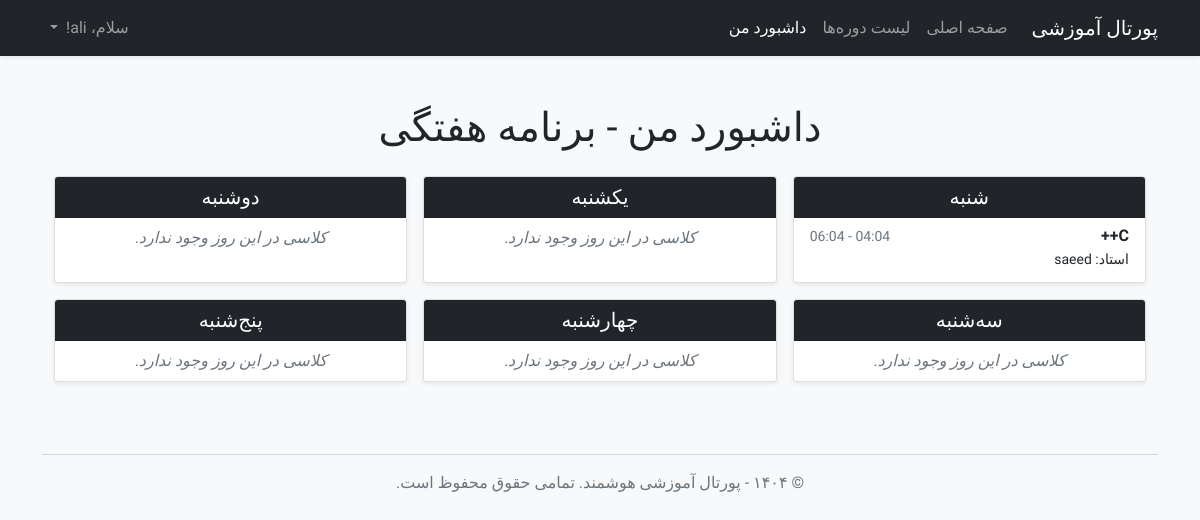
/my_dashboard (signed in), run on the app's committed database.
### app/models.py (models this page shows, shortened)
class User(UserMixin, db.Model):
    id = db.Column(db.Integer, primary_key=True)
    username = db.Column(db.String(64), index=True, unique=True, nullable=False)
    email = db.Column(db.String(120), index=True, unique=True, nullable=False)
    password_hash = db.Column(db.String(128))
    role = db.Column(db.String(20), nullable=False, default='student')
    enrollments = db.relationship('Enrollment', backref='student', lazy='dynamic', foreign_keys='Enrollment.user_id')
    taught_courses = db.relationship('Course', backref='instructor', lazy='dynamic',
                                     foreign_keys='Course.instructor_id')

class Course(db.Model):
    id = db.Column(db.Integer, primary_key=True)
    title = db.Column(db.String(140), nullable=False)
    description = db.Column(db.Text)
    credits = db.Column(db.Integer, nullable=False, default=3)
    day_of_week = db.Column(db.String(20), nullable=False)
    start_time = db.Column(db.Time, nullable=False)
    end_time = db.Column(db.Time, nullable=False)
    capacity = db.Column(db.Integer, default=20)
    instructor_id = db.Column(db.Integer, db.ForeignKey('user.id'))
    term_id = db.Column(db.Integer, db.ForeignKey('term.id'), nullable=False)
    enrollments = db.relationship('Enrollment', backref='course', lazy='dynamic', foreign_keys='Enrollment.course_id')
    prereqs = db.relationship(
        'Course', secondary=prerequisites,
        primaryjoin=(prerequisites.c.course_id == id),
        secondaryjoin=(prerequisites.c.prerequisite_id == id),
        backref=db.backref('is_prereq_for', lazy='dynamic'),
        lazy='dynamic'
    )

### app/routes.py (the view)
@app.route('/my_dashboard')
@login_required
def my_dashboard():
    if current_user.role == 'student':
        enrolled_courses = Course.query.join(Enrollment).filter(
            Enrollment.user_id == current_user.id
        ).order_by(Course.start_time).all()
        return render_template('dashboard.html', title='داشبورد من', courses=enrolled_courses)
    elif current_user.role in ['admin', 'instructor']:
        return redirect(url_for('manage_courses'))
    return redirect(url_for('index'))

### app/models.py (called while the page is built)
@login.user_loader
def load_user(id):
    return User.query.get(int(id))

### app/templates/dashboard.html
{% extends "base.html" %}
{% block content %}
<div class="container py-4">
    <h1 class="mb-4 text-center">داشبورد من - برنامه هفتگی</h1>
    {% if courses %}
    {% set days = [
        ('Saturday', 'شنبه'), ('Sunday', 'یکشنبه'), ('Monday', 'دوشنبه'),
        ('Tuesday', 'سه‌شنبه'), ('Wednesday', 'چهارشنبه'), ('Thursday', 'پنج‌شنبه')
    ] %}
    <div class="row g-3">
        {% for day_en, day_fa in days %}
        <div class="col-md-6 col-lg-4">
            <div class="card shadow-sm h-100">
                <div class="card-header bg-dark text-white text-center">
                    <h5 class="mb-0">{{ day_fa }}</h5>
                </div>
                <div class="list-group list-group-flush">
                    {% set courses_on_this_day = namespace(items=[]) %}
                    {% for course in courses if course.day_of_week == day_en %}
                        {% set courses_on_this_day.items = courses_on_this_day.items + [course] %}
                    {% endfor %}
                    {% if courses_on_this_day.items %}
                        {% for course in courses_on_this_day.items %}
                        <div class="list-group-item">
                            <div class="d-flex w-100 justify-content-between">
                                <h6 class="mb-1 fw-bold">{{ course.title }}</h6>
                                <small class="text-muted">{{ course.start_time.strftime('%H:%M') }} - {{ course.end_time.strftime('%H:%M') }}</small>
                            </div>
                            <p class="mb-1 small">استاد: {{ course.instructor.username }}</p>
                        </div>
                        {% endfor %}
                    {% else %}
                        <div class="list-group-item text-center text-muted fst-italic">
                            کلاسی در این روز وجود ندارد.
                        </div>
                    {% endif %}
                </div>
            </div>
        </div>
        {% endfor %}
    </div>
    {% else %}
    <div class="alert alert-info">
        شما هنوز در هیچ دوره‌ای ثبت‌نام نکرده‌اید.
        <a href="{{ url_for('courses') }}" class="alert-link">لیست دوره‌ها را مشاهده کنید.</a>
    </div>
    {% endif %}
</div>
{% endblock %}

### app/templates/base.html (shortened to what this page needs)
<!doctype html>
<html lang="fa" dir="rtl">
<head>
    <link href="https://cdn.jsdelivr.net/npm/bootstrap@5.1.3/dist/css/bootstrap.rtl.min.css" rel="stylesheet">
    <link rel="stylesheet" href="{{ url_for('static', filename='css/style.css') }}">
</head>
<body class="bg-light">
    <nav class="navbar navbar-expand-lg navbar-dark bg-dark shadow-sm">
        <div class="container">
            <a class="navbar-brand" href="{{ url_for('home') }}">پورتال آموزشی</a>
            <div class="collapse navbar-collapse" id="navbarNav">
                <ul class="navbar-nav me-auto mb-2 mb-lg-0">
                    <li class="nav-item">
                        <a class="nav-link" href="{{ url_for('home') }}">صفحه اصلی</a>
                    </li>
                    <li class="nav-item">
                        <a class="nav-link" href="{{ url_for('courses') }}">لیست دوره‌ها</a>
                    </li>
                    {% if current_user.is_authenticated %}
                        <li class="nav-item">
                            <a class="nav-link active" href="{{ url_for('my_dashboard') }}">
                                {% if current_user.role == 'student' %}
                                    داشبورد من
                                {% else %}
                                    پنل مدیریت
                                {% endif %}
                            </a>
                        </li>
                    {% endif %}
                </ul>
                <ul class="navbar-nav ms-auto">
                    {% if current_user.is_anonymous %}
                    <li class="nav-item">
                        <a class="nav-link" href="{{ url_for('login') }}">ورود</a>
                    </li>
                    <li class="nav-item">
                        <a class="nav-link btn btn-primary btn-sm text-white" href="{{ url_for('register') }}">ثبت‌نام</a>
                    </li>
                    {% else %}
                    <li class="nav-item dropdown">
                        <a class="nav-link dropdown-toggle" href="#" id="navbarDropdown" role="button" data-bs-toggle="dropdown">
                            سلام، {{ current_user.username }}!
                        </a>
                    </li>
                    {% endif %}
                </ul>
            </div>
        </div>
    </nav>
    <main class="container mt-4">
        {% block content %}{% endblock %}
    </main>
    <footer class="container text-center mt-5 mb-3 text-muted">
        <hr>
        <p>&copy; ۱۴۰۴ - پورتال آموزشی هوشمند. تمامی حقوق محفوظ است.</p>
    </footer>
</body>
</html>

### app/static/css/style.css (style rules this page uses)
body { font-family: 'Vazirmatn', sans-serif; font-weight: 400; }

### data on the page
User: username "ali"
Course: title "C++", start_time "04:04", end_time "06:04", instructor.username "saeed"

### other printed values
{{ day_fa }} "شنبه" "یکشنبه" "دوشنبه" "سه‌شنبه" "چهارشنبه" "پنج‌شنبه"
